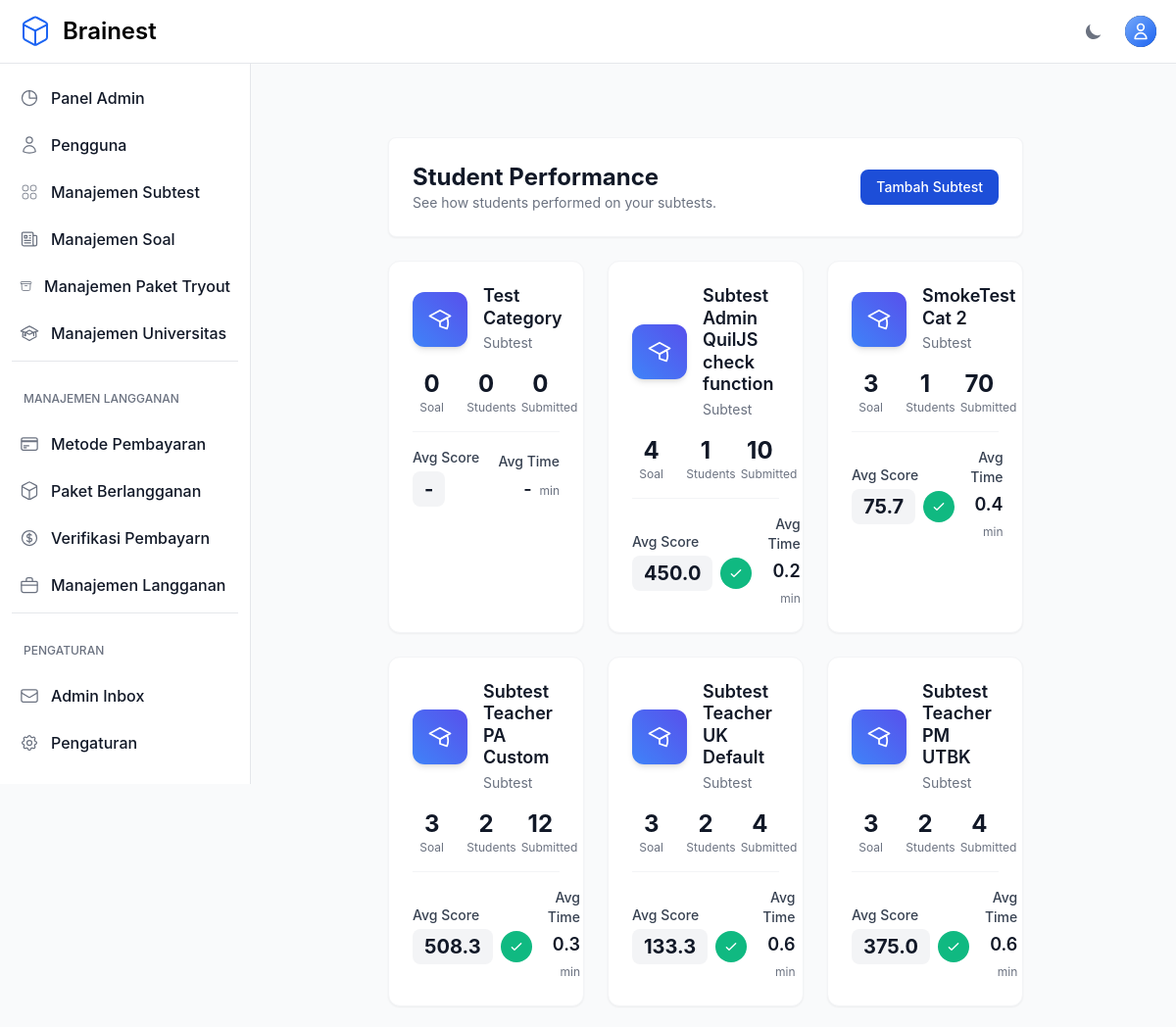
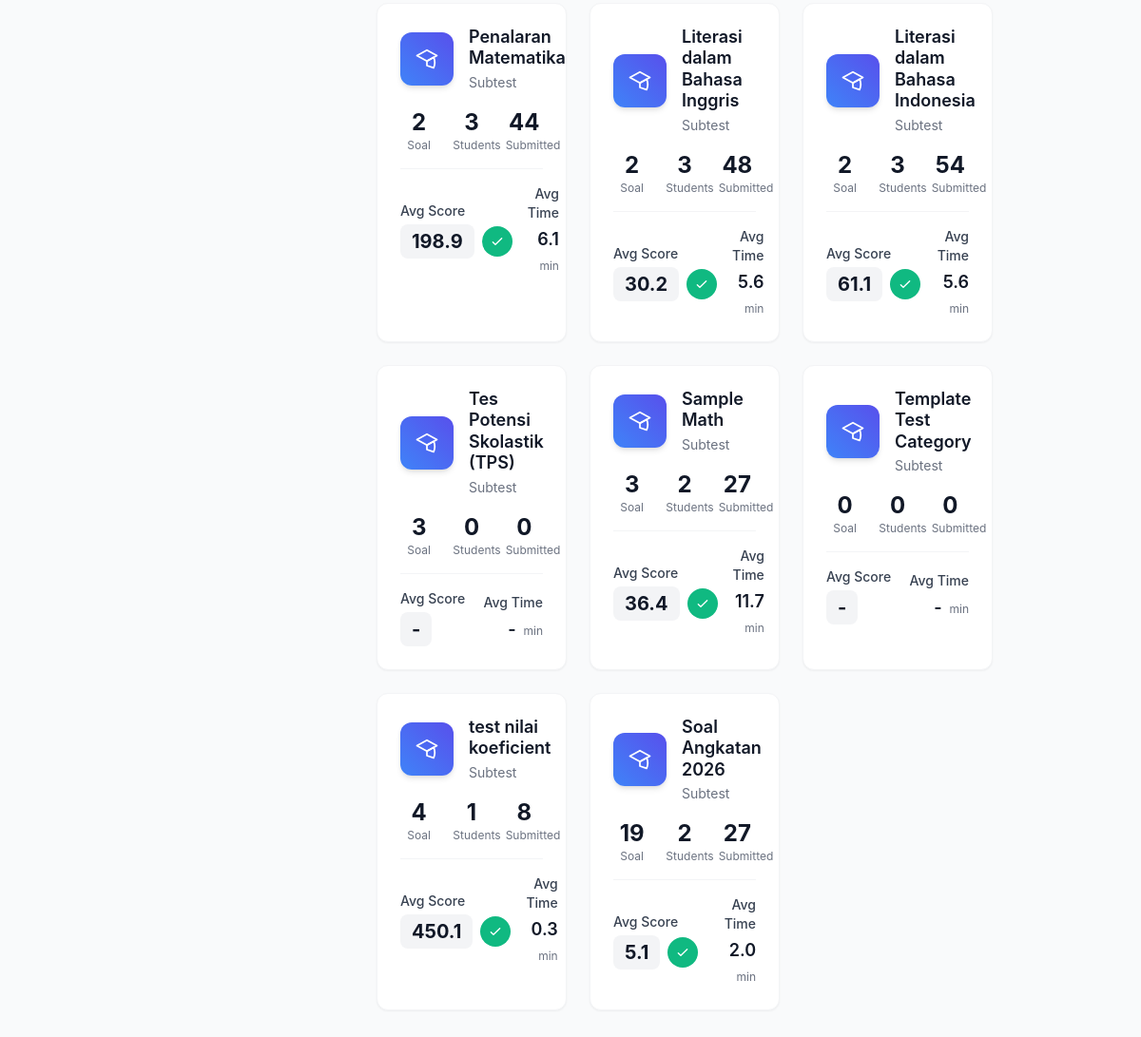
/teacher/students/ (signed in), run on the app's committed database (2 pictures, top to bottom).
### otosapp/models.py (models this page shows, shortened)
class Category(models.Model):
    SCORING_METHODS = [
        ('default', 'Default'),
        ('custom', 'Custom'),
        ('utbk', 'UTBK'),
    ]
    category_name = models.CharField(max_length=200)
    time_limit = models.IntegerField(default=60, help_text="Time limit in minutes (default: 60 minutes)")
    scoring_method = models.CharField(max_length=10, choices=SCORING_METHODS, default='default')
    passing_score = models.FloatField(default=75.0, help_text="Minimum score required to pass (0-100)")
    release_date = models.DateTimeField(default=timezone.now, help_text="Tanggal rilis subtest ini")
    created_by = models.ForeignKey(
        User,
        on_delete=models.SET_NULL,
        null=True,
        blank=True,
        related_name='categories_created',
        help_text='Teacher who created this category'
    )
    teachers = models.ManyToManyField(
        User,
        related_name='teaching_categories',
        blank=True,
        help_text='Additional teachers assigned to this category'
    )
    def get_question_count(self):
        return self.question_set.count()
    def get_test_statistics(self):
        completed_tests = Test.objects.filter(
            categories=self,
            is_submitted=True
        )
        if not completed_tests.exists():
            return {
                'total_tests': 0,
                'total_students': 0,
                'passed_tests': 0,
                'failed_tests': 0,
                'pass_rate': None,
                'average_score': None
            }
        total_tests = completed_tests.count()
        total_students = completed_tests.values('student').distinct().count()
        passed_tests = completed_tests.filter(score__gte=self.passing_score).count()
        failed_tests = total_tests - passed_tests
        pass_rate = round((passed_tests / total_tests) * 100, 1)
        total_score = 0
        for test in completed_tests:
            if test.tryout_package:
                pkg_cat = test.tryout_package.tryoutpackagecategory_set.filter(category=self).first()
                category_answers = test.answers.filter(question__category=self)
                if category_answers.exists():
                    correct_answers = category_answers.filter(selected_choice__is_correct=True).count()
                    total_questions = category_answers.count()
                    category_score_percentage = (correct_answers / total_questions) if total_questions else 0
                    category_contribution = category_score_percentage * pkg_cat.max_score
                    total_score += category_contribution
                else:
                    total_score += 0
            else:
                total_score += test.score
        average_score = round(total_score / total_tests, 1)
        durations_seconds = []
        for t in completed_tests:
            if t.start_time and t.end_time:
                try:
                    delta = t.end_time - t.start_time
                    seconds = delta.total_seconds()
                    if seconds and seconds > 0:
                        durations_seconds.append(seconds)
                except Exception:
                    continue
        average_completion_minutes = None
        if durations_seconds:
            average_completion_minutes = round((sum(durations_seconds) / len(durations_seconds)) / 60, 1)
        return {
            'total_tests': total_tests,
            'total_students': total_students,
            'passed_tests': passed_tests,
            'failed_tests': failed_tests,
            'pass_rate': pass_rate,
            'average_score': average_score,
            'average_completion_minutes': average_completion_minutes
        }

### otosapp/views.py (the view)
# urls.py: path('teacher/students/', views.teacher_student_list, name='teacher_student_list'),
@login_required
@admin_or_teacher_required
def teacher_student_list(request):
    if request.user.is_admin():
        categories = Category.objects.all().order_by('-id')
    else:
        categories = Category.objects.filter(
            Q(created_by=request.user) | Q(teachers=request.user)
        ).distinct().order_by('-id')
    for cat in categories:
        stats = cat.get_test_statistics()
        cat.total_students = stats['total_students']
        cat.total_tests = stats['total_tests']
        cat.avg_score = stats['average_score']
        cat.avg_completion_minutes = stats.get('average_completion_minutes')
        cat.has_avg_score = stats.get('average_score') is not None
    return render(request, 'teacher/student_performance.html', {'categories': categories})

### otosapp/context_processors.py (called while the page is built)
def sidebar_context(request):
    context = {}
    if request.user.is_authenticated and (request.user.is_superuser or request.user.is_admin()):
        pending_payments_count = PaymentProof.objects.filter(status='pending').count()
        context['pending_payments_count'] = pending_payments_count
    return context

### otosapp/models.py (called while the page is built)
    def is_admin(self):
        return self.role and self.role.role_name == 'Admin'

### otosapp/templates/teacher/student_performance.html (shortened to what this page needs)
{% extends 'base.html' %}
{% block content %}
<section class="bg-gray-50 dark:bg-gray-900 p-3 sm:p-5 antialiased">
  <div class="mx-auto max-w-5xl px-4 sm:px-6 lg:px-8">
    <div class="bg-white dark:bg-gray-800 relative shadow-sm sm:rounded-lg overflow-hidden mb-6 border border-gray-100 dark:border-gray-700">
      <div class="p-6 flex items-center justify-between">
        <div>
          <h1 class="text-2xl font-bold text-gray-900 dark:text-white">Student Performance</h1>
          <p class="text-sm text-gray-500 dark:text-gray-400">See how students performed on your subtests.</p>
        </div>
        <div>
          <a href="{% url 'teacher_category_create' %}" class="inline-flex items-center px-4 py-2 text-sm font-medium text-white bg-primary-700 rounded-lg hover:bg-primary-800">Tambah Subtest</a>
        </div>
      </div>
    </div>
    <div class="grid grid-cols-1 sm:grid-cols-2 lg:grid-cols-3 gap-6">
      {% for cat in categories %}
  <div class="bg-white dark:bg-gray-800 rounded-xl shadow-sm border border-gray-100 dark:border-gray-700 hover:shadow-2xl transform transition-transform duration-200 hover:-translate-y-1 group">
        <a href="{% url 'teacher_view_student_scores' cat.id %}" class="block p-6">
          <div class="flex items-center gap-4 mb-4">
            <div class="w-14 h-14 rounded-xl bg-gradient-to-tr from-blue-500 to-indigo-600 text-white flex items-center justify-center shadow-md group-hover:scale-105 transition-transform">
            </div>
            <div class="flex-1 min-w-0">
              <h3 class="text-lg font-semibold text-gray-900 dark:text-white leading-tight">{{ cat.category_name }}</h3>
              <p class="text-sm text-gray-500 dark:text-gray-400 mt-1">Subtest</p>
            </div>
          </div>
          <div class="grid grid-cols-3 gap-4 mb-4">
            <div class="text-center">
              <div class="text-2xl font-bold text-gray-900 dark:text-white">{{ cat.get_question_count }}</div>
              <div class="text-xs text-gray-500 dark:text-gray-400">Soal</div>
            </div>
            <div class="text-center">
              <div class="text-2xl font-bold text-gray-900 dark:text-white">{{ cat.total_students }}</div>
              <div class="text-xs text-gray-500 dark:text-gray-400">Students</div>
            </div>
            <div class="text-center">
              <div class="text-2xl font-bold text-gray-900 dark:text-white">{{ cat.total_tests }}</div>
              <div class="text-xs text-gray-500 dark:text-gray-400">Submitted</div>
            </div>
          </div>
          <div class="border-t border-gray-100 dark:border-gray-700 pt-4">
            <div class="flex items-center justify-between space-x-4">
              <div class="flex-1">
                <div class="text-sm font-medium text-gray-700 dark:text-gray-300">Avg Score</div>
                <div class="mt-1 inline-flex items-center">
                  <div class="px-3 py-1 rounded-lg bg-gray-100 dark:bg-gray-700">
                    <span class="text-xl font-bold text-gray-900 dark:text-white">{{ cat.avg_score|default_if_none:'-' }}</span>
                  </div>
                  {% if cat.has_avg_score %}
                  <div class="ml-2 w-8 h-8 rounded-full bg-emerald-500 flex items-center justify-center">
                    <svg xmlns="http://www.w3.org/2000/svg" class="w-4 h-4 text-white" viewBox="0 0 24 24" fill="none" stroke="currentColor">
                      <path stroke-linecap="round" stroke-linejoin="round" stroke-width="2" d="M5 13l4 4L19 7" />
                    </svg>
                  </div>
                  {% endif %}
                </div>
              </div>
              <div class="flex-0 text-right">
                <div class="text-sm font-medium text-gray-700 dark:text-gray-300">Avg Time</div>
                <div class="mt-1">
                  <span class="text-lg font-semibold text-gray-900 dark:text-white">{{ cat.avg_completion_minutes|default_if_none:'-' }}</span>
                  <span class="text-xs text-gray-500 dark:text-gray-400">&nbsp;min</span>
                </div>
              </div>
            </div>
          </div>
        </a>
      </div>
      {% empty %}
      <div class="col-span-full p-6 bg-white dark:bg-gray-800 rounded-lg shadow">
        <p class="text-gray-600 dark:text-gray-300">You have not created any subtests yet. Create one from Manage Subtest.</p>
      </div>
      {% endfor %}
    </div>
  </div>
</section>
{% endblock %}

### data on the page
Category: category_name "Test Category", get_question_count "0", total_students "0", total_tests "0", avg_score "-", avg_completion_minutes "-"
Category: category_name "Subtest Admin QuilJS check function", get_question_count "4", total_students "1", total_tests "10", avg_score "450.0", avg_completion_minutes "0.2"
Category: category_name "SmokeTest Cat 2", get_question_count "3", total_students "1", total_tests "70", avg_score "75.7", avg_completion_minutes "0.4"
Category: category_name "Subtest Teacher PA Custom", get_question_count "3", total_students "2", total_tests "12", avg_score "508.3", avg_completion_minutes "0.3"
Category: category_name "Subtest Teacher UK Default", get_question_count "3", total_students "2", total_tests "4", avg_score "133.3", avg_completion_minutes "0.6"
Category: category_name "Subtest Teacher PM UTBK", get_question_count "3", total_students "2", total_tests "4", avg_score "375.0", avg_completion_minutes "0.6"
Category: category_name "Penalaran Matematika", get_question_count "2", total_students "3", total_tests "44", avg_score "198.9", avg_completion_minutes "6.1"
Category: category_name "Literasi dalam Bahasa Inggris", get_question_count "2", total_students "3", total_tests "48", avg_score "30.2", avg_completion_minutes "5.6"
Category: category_name "Literasi dalam Bahasa Indonesia", get_question_count "2", total_students "3", total_tests "54", avg_score "61.1", avg_completion_minutes "5.6"
Category: category_name "Tes Potensi Skolastik (TPS)", get_question_count "3", total_students "0", total_tests "0", avg_score "-", avg_completion_minutes "-"
Category: category_name "Sample Math", get_question_count "3", total_students "2", total_tests "27", avg_score "36.4", avg_completion_minutes "11.7"
Category: category_name "Template Test Category", get_question_count "0", total_students "0", total_tests "0", avg_score "-", avg_completion_minutes "-"
Category: category_name "test nilai koeficient", get_question_count "4", total_students "1", total_tests "8", avg_score "450.1", avg_completion_minutes "0.3"
Category: category_name "Soal Angkatan 2026", get_question_count "19", total_students "2", total_tests "27", avg_score "5.1", avg_completion_minutes "2.0"
